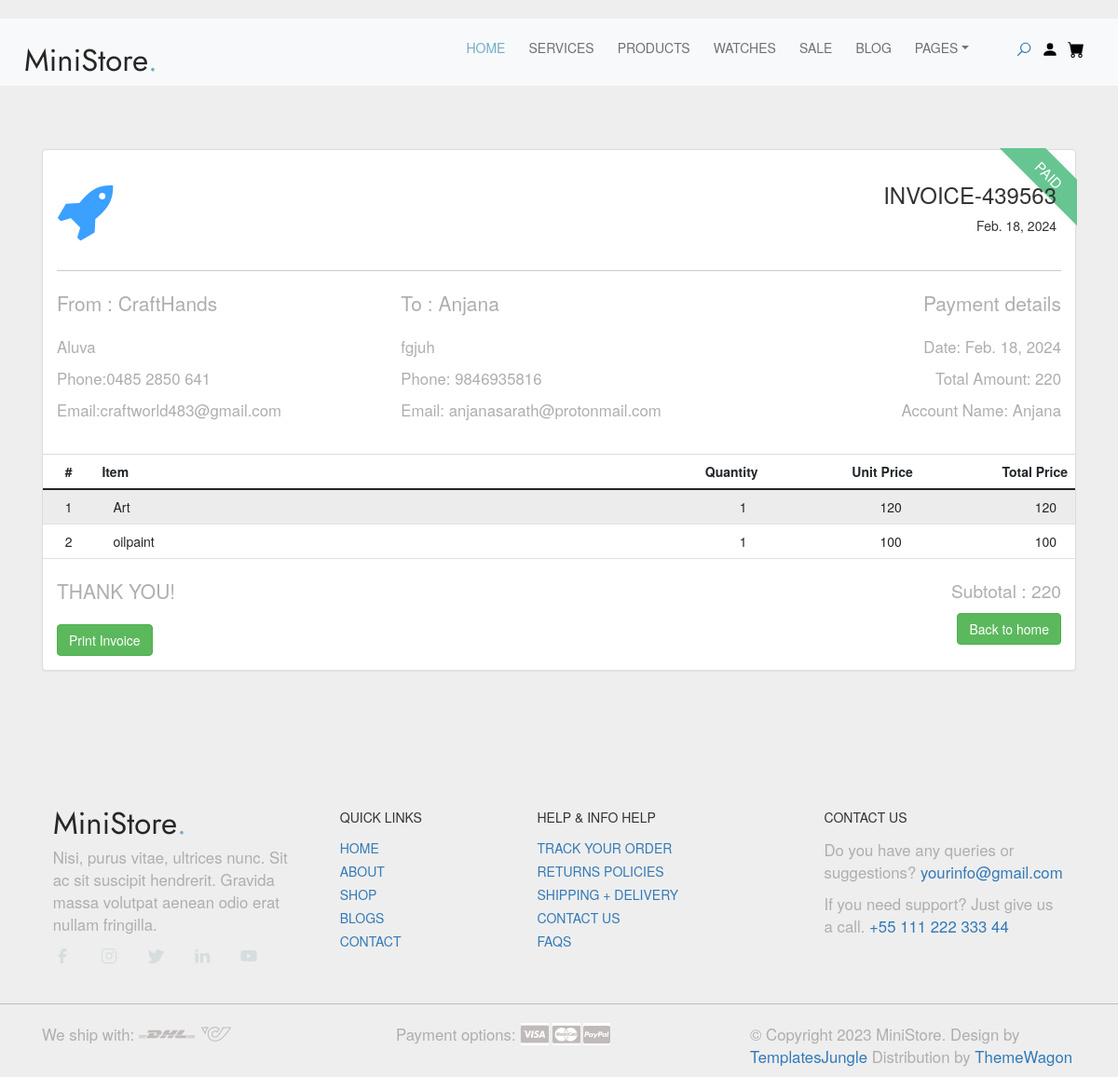
/User/bill/ (signed in), run on the app's committed database.
### Guest/models.py (models this page shows)
class tbl_user(models.Model):
    name=models.CharField(max_length=50)
    contact=models.CharField(max_length=50)
    email=models.EmailField(max_length=50)
    address=models.TextField(max_length=50)
    location=models.ForeignKey(tbl_location,on_delete=models.CASCADE)
    gender=models.CharField(max_length=50)
    photo=models.FileField(upload_to="MemberDocs/")
    password=models.CharField(max_length=50)

### User/models.py (models this page shows)
class tbl_wcart(models.Model):
    qty=models.IntegerField(default=1)
    cstatus=models.IntegerField(default=0)
    works=models.ForeignKey(tbl_work,on_delete=models.CASCADE)
    wbooking=models.ForeignKey(tbl_wbooking,on_delete=models.CASCADE)

class tbl_mcart(models.Model):
    qty=models.IntegerField(default=1)
    cstatus=models.IntegerField(default=0)
    material=models.ForeignKey(tbl_material,on_delete=models.CASCADE)
    mbooking=models.ForeignKey(tbl_mbooking,on_delete=models.CASCADE)

### Seller/models.py (models this page shows)
class tbl_work(models.Model):
    name=models.CharField(max_length=50)
    rate=models.CharField(max_length=50)
    details=models.CharField(max_length=50)
    image=models.FileField(upload_to="MemberDocs/")
    video=models.FileField(upload_to="MemberDocs")
    seller=models.ForeignKey(tbl_seller,on_delete=models.CASCADE)
    worktype=models.ForeignKey(tbl_worktype,on_delete=models.CASCADE)

class tbl_material(models.Model):
    name=models.CharField(max_length=50)
    image=models.FileField(upload_to="MemberDocs/")
    rate=models.CharField(max_length=50)
    stock=models.IntegerField()
    work=models.ForeignKey(tbl_work,on_delete=models.CASCADE)
    description=models.TextField()

### User/views.py (the view, shortened to what this page needs)
# urls.py: path('bill/',views.bill,name="bill"),
def bill(request):
    if 'uid' in request.session:
        usr=tbl_user.objects.get(id=request.session["uid"])
        total=0
        if 'bookings' in request.session and 'mbookings' in request.session:
            rand=random.randint(100000,999999)
            cdate=date.today()
            bookdata=tbl_wbooking.objects.get(id=request.session["bookings"])
            mbookdata=tbl_mbooking.objects.get(id=request.session["mbookings"])
            mcartdata=tbl_mcart.objects.filter(mbooking=mbookdata)
            wcartdata=tbl_wcart.objects.filter(wbooking=bookdata)
            for i in wcartdata:
                total=total+(int(i.qty)*int(i.works.rate))
            for j in mcartdata:
                total=total+(int(j.qty)*int(j.material.rate))
            return render(request,"User/bill.html",{'mdata':mcartdata,'wdata':wcartdata,'rand':rand,'cdate':cdate,'usr':usr,'total':total})
        else:
            return render(request,"User/bill.html")
    else:
        return redirect("Guest:login")

### User/Templates/User/bill.html (shortened to what this page needs)
{% extends 'User/header.html'%}
{% load static %}
{% block content%}
{% load mathfilters %}
<!DOCTYPE html>
<html lang="en">
<head>
<link href="https://netdna.bootstrapcdn.com/bootstrap/3.3.6/css/bootstrap.min.css" rel="stylesheet">
</head>
<body>
	<div id="pri">
        <div id="tab">
<link href="https://maxcdn.bootstrapcdn.com/font-awesome/4.3.0/css/font-awesome.min.css" rel="stylesheet">
<div class="container bootstrap snippets bootdeys">
<div class="row">
<div class="col-sm-12">
<div class="panel panel-default invoice" id="invoice">
<div class="panel-body">
<div class="invoice-ribbon"><div class="ribbon-inner">PAID</div></div>
<div class="row">
<div class="col-sm-6 top-left">
<i class="fa fa-rocket"></i>
</div>
<div class="col-sm-6 top-right">
<h3 class="marginright">INVOICE-{{rand}}</h3>
<span class="marginright">{{cdate}}</span>
</div>
</div>
<hr>
<div class="row">
<div class="col-xs-4 from">
<p class="lead marginbottom">From : CraftHands</p>
<p>Aluva</p>
<p>Phone:0485 2850 641 </p>
<p>Email:craftworld483@gmail.com</p>
</div>
<div class="col-xs-4 to">
<p class="lead marginbottom">To : {{usr.name}}</p>
<p>{{usr.address}}</p>
<p>Phone: {{usr.contact}}</p>
<p>Email:  {{usr.email}}</p>
</div>
<div class="col-xs-4 text-right payment-details">
<p class="lead marginbottom payment-info">Payment details</p>
<p>Date: {{cdate}}</p>
<p>Total Amount: {{total}}</p>
<p>Account Name: {{usr.name}}</p>
</div>
</div>
<div class="row table-row">
<table class="table table-striped">
<thead>
<tr>
<th class="text-center" style="width:5%">#</th>
<th style="width:50%">Item</th>
<th class="text-right" style="width:15%">Quantity</th>
<th class="text-right" style="width:15%">Unit Price</th>
<th class="text-right" style="width:15%">Total Price</th>
</tr>
</thead>
<tbody>
{% if wdata and mdata %}
{% for i in wdata %}
<tr>
<td class="text-center">1</td>
<td>{{i.works.name}}</td>
<td class="text-right">{{i.qty}}</td>
<td class="text-right">{{i.works.rate}}</td>
<td class="text-right">{{ i.qty|mul:i.works.rate }}</td>
</tr>
{% endfor %}
{% for j in mdata %}
<tr>
<td class="text-center">2</td>
<td>{{j.material.name}}</td>
<td class="text-right">{{j.qty}}</td>
<td class="text-right">{{j.material.rate}}</td>
<td class="text-right">{{ j.qty|mul:j.material.rate }}</td>
</tr>
{% endfor %}
{% endif %}
</tbody>
</table>
</div>
<div class="row">
<div class="col-xs-6 margintop">
<p class="lead marginbottom">THANK YOU!</p>
<input type="button" onclick="printDiv('pri')" id="invoice-print"  class="btn btn-success" value="Print Invoice" />
</div>
<div class="col-xs-6 text-right pull-right invoice-total">
<p>Subtotal : {{total}}</p>
<input type="button" onclick="window.location='../userhome/'" id="invoice-print"  class="btn btn-success" value="Back to home" />
</div>
</div>
</div>
</div>
</div>
</div>
</div>
</div>
</div>
</body>
</html>
	{% endblock content %}

### Guest/static/Main/style.css (style rules this page uses)
:root { --accent-color: #717171; --white-color: #fff; --black-color: #000; --gray-color: #F3F3F3; --gray-color-300: #D8D8D8; --gray-color-500: #AEAEAE; --gray-color-800: #3A3A3A; --light-gray-color: #D7DDDF; --primary-color: #72AEC8; --bs-primary-rgb: 114,174,200; --light-color: #f8f9fa; --dark-color: #212529; --light-blue-color: #EDF1F3; --navbar-color-color: #131814; --swiper-theme-color: #4A4A4A; --swiper-pagination-color: #4A4A4A; }
:root { --body-font : "Lato", sans-serif; --heading-font : "Jost", sans-serif; }
*, *::before, *::after { -webkit-box-sizing: border-box; -moz-box-sizing: border-box; box-sizing: border-box; }
html { box-sizing: border-box; }
body { font-family: var(--body-font); font-size: 14px; font-weight: 500; line-height: 1.6; margin: 0; }
p { font-size: 1.2em; color: var(--gray-color-500); }

### User/Templates/User/bill.html (style rules this page uses)
body { margin-top:20px; background:#eee; }
.invoice .top-left { font-size:65px; color:#3ba0ff; }
.invoice .top-right { text-align:right; padding-right:20px; }
.invoice .table-row { margin-left:-15px; margin-right:-15px; margin-top:25px; }
.invoice .payment-info { font-weight:500; }
.invoice .table-row .table>thead { border-top:1px solid #ddd; }
.invoice .table-row .table>thead>tr>th { border-bottom:none; }
.invoice .table>tbody>tr>td { padding:8px 20px; }
.invoice .invoice-total { margin-right:-10px; font-size:16px; }
.invoice-ribbon { width:85px; height:88px; overflow:hidden; position:absolute; top:-1px; right:14px; }
.ribbon-inner { text-align:center; -webkit-transform:rotate(45deg); -moz-transform:rotate(45deg); -ms-transform:rotate(45deg); -o-transform:rotate(45deg); position:relative; padding:7px 0; left:-5px; top:11px; width:120px; background-color:#66c591; font-size:15px; color:#fff; }
.ribbon-inner:before,.ribbon-inner:after { content:""; position:absolute; }
.ribbon-inner:before { left:0; }
.ribbon-inner:after { right:0; }

### data on the page
tbl_user: name "Anjana", address "fgjuh", contact "9846935816", email "anjanasarath@protonmail.com"
tbl_wcart: works.name "Art", qty "1", works.rate "120", qty|mul "120"
tbl_mcart: material.name "oilpaint", qty "1", material.rate "100", qty|mul "100"

### other printed values
{{ total }} "220"
